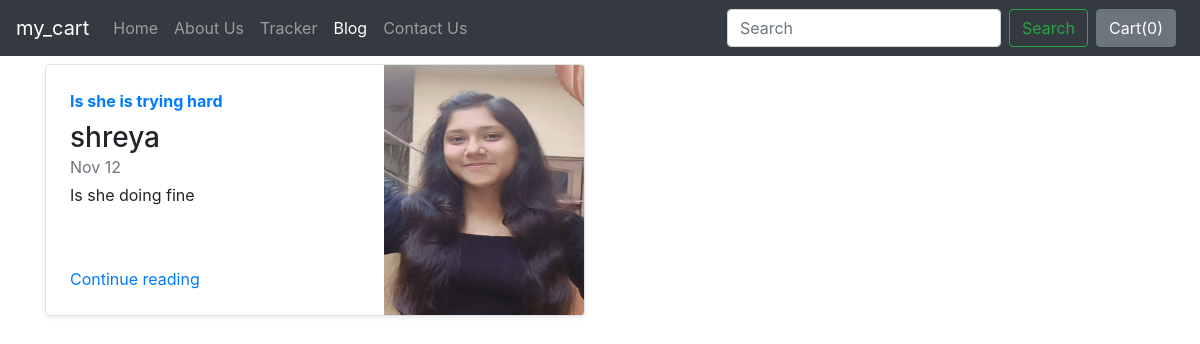
Screenshot of /blog/ with the database file from the repository.
### blog/models.py (models this page shows)
class Blogpost(models.Model):
    post_id = models.AutoField(primary_key=True)
    title = models.CharField(max_length=50)
    head0 = models.CharField(max_length=500, default="")
    chead0 = models.CharField(max_length=5000, default="")
    head1 = models.CharField(max_length=500, default="")
    chead1 = models.CharField(max_length=5000, default="")
    head2 = models.CharField(max_length=500, default="")
    chead2 = models.CharField(max_length=5000, default="")
    pub_date = models.DateField()
    thumbnail = models.ImageField(upload_to='shop/images', default="")
    def __str__(self):
        return self.title

### blog/views.py (the view)
# urls.py: path("", views.index, name='blogHome'),
def index(request):
    myposts = Blogpost.objects.all()
    print(myposts)
    return render(request, 'blog/index.html',{'myposts': myposts})

### blog/templates/blog/index.html (shortened to what this page needs)
{% extends 'blog/basic.html' %}
{% block body %}
<div class="container">
<div class="row my-2">
    {% for item in myposts %}
        <div class="col-md-6">
            <div
                class="row no-gutters border rounded overflow-hidden flex-md-row mb-4 shadow-sm h-md-250 position-relative">
                <div class="col p-4 d-flex flex-column position-static">
                    <strong class="d-inline-block mb-2 text-primary">{{item.head0}}</strong>
                    <h3 class="mb-0">{{item.title}}</h3>
                    <div class="mb-1 text-muted">Nov 12</div>
                    <p class="card-text mb-auto">{{item.head1}}</p>
                    <a href="blogpost/{{item.post_id}}" class="stretched-link">Continue reading</a>
                </div>
                <div class="col-auto d-none d-lg-block">
                    <img src="/media/{{item.thumbnail}}" class="bd-placeholder-img" width="200" height="250"
                        aria-label="Placeholder: Thumbnail"/>
                </div>
            </div>
        </div>
    {% endfor %}
</div>
{% endblock %}

### rows the page displays
Blogpost: head0 "Is she is trying hard", title "shreya", head1 "Is she doing fine", thumbnail (picture)
